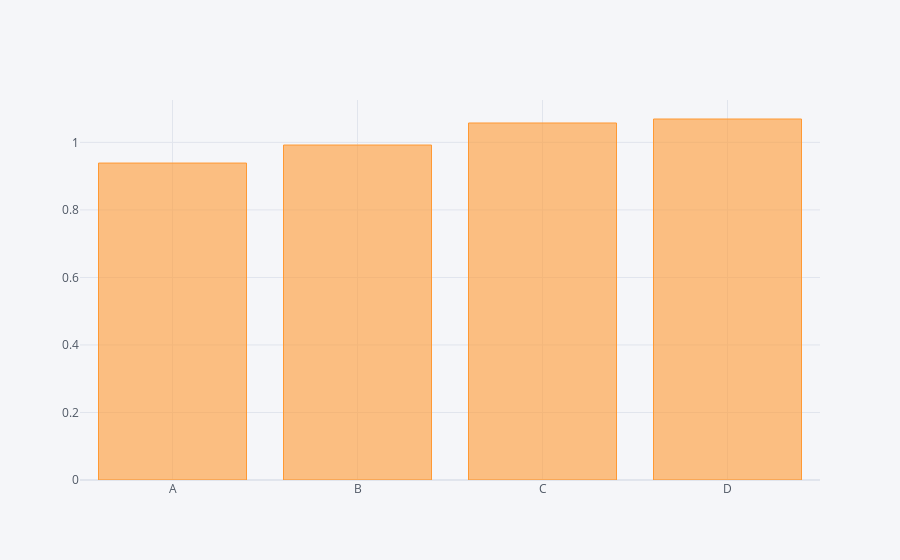

Notebook source saved alongside this figure:
### Code cell
# this is the example on the aggregate function that make the shape clear and we can know information from this shape
df.std().iplot(kind='bar')

### Figure 1 — Plotly figure (JSON) as saved in the notebook; plotly's stock layout.template omitted (floating-point values rounded to 4 significant figures)
{"data": [{"marker": {"color": "rgba(255, 153, 51, 0.6)", "line": {"color": "rgba(255, 153, 51, 1.0)", "width": 1}}, "name": "None", "orientation": "v", "text": "", "type": "bar", "x": ["A", "B", "C", "D"], "y": [0.9388, 0.9922, 1.057, 1.069]}], "layout": {"legend": {"bgcolor": "#F5F6F9", "font": {"color": "#4D5663"}}, "paper_bgcolor": "#F5F6F9", "plot_bgcolor": "#F5F6F9", "title": {"font": {"color": "#4D5663"}}, "xaxis": {"gridcolor": "#E1E5ED", "showgrid": true, "tickfont": {"color": "#4D5663"}, "title": {"font": {"color": "#4D5663"}, "text": ""}, "zerolinecolor": "#E1E5ED"}, "yaxis": {"gridcolor": "#E1E5ED", "showgrid": true, "tickfont": {"color": "#4D5663"}, "title": {"font": {"color": "#4D5663"}, "text": ""}, "zerolinecolor": "#E1E5ED"}}}
